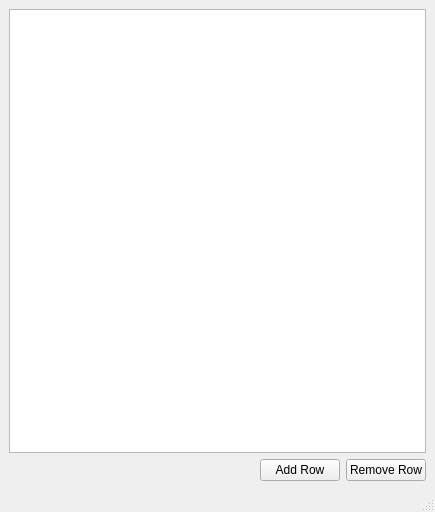
<?xml version="1.0" encoding="UTF-8"?>
<ui version="4.0">
 <class>MainWindow</class>
 <widget class="QMainWindow" name="MainWindow">
  <property name="geometry">
   <rect>
    <x>0</x>
    <y>0</y>
    <width>435</width>
    <height>512</height>
   </rect>
  </property>
  <property name="windowTitle">
   <string>MainWindow</string>
  </property>
  <widget class="QWidget" name="centralwidget">
   <layout class="QVBoxLayout" name="verticalLayout">
    <item>
     <widget class="QTableView" name="tableView"/>
    </item>
    <item>
     <layout class="QHBoxLayout" name="horizontalLayout">
      <item>
       <spacer name="horizontalSpacer">
        <property name="orientation">
         <enum>Qt::Horizontal</enum>
        </property>
        <property name="sizeHint" stdset="0">
         <size>
          <width>40</width>
          <height>20</height>
         </size>
        </property>
       </spacer>
      </item>
      <item>
       <widget class="QPushButton" name="pushButton">
        <property name="text">
         <string>Add Row</string>
        </property>
       </widget>
      </item>
      <item>
       <widget class="QPushButton" name="pushButton_2">
        <property name="text">
         <string>Remove Row</string>
        </property>
       </widget>
      </item>
     </layout>
    </item>
   </layout>
  </widget>
  <widget class="QMenuBar" name="menubar">
   <property name="geometry">
    <rect>
     <x>0</x>
     <y>0</y>
     <width>435</width>
     <height>25</height>
    </rect>
   </property>
  </widget>
  <widget class="QStatusBar" name="statusbar"/>
 </widget>
 <resources/>
 <connections/>
</ui>
